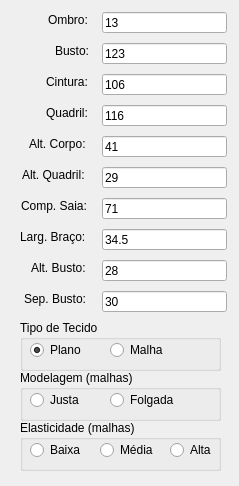
<?xml version="1.0" encoding="UTF-8"?>
<ui version="4.0">
 <class>Form</class>
 <widget class="QWidget" name="Form">
  <property name="geometry">
   <rect>
    <x>0</x>
    <y>0</y>
    <width>239</width>
    <height>486</height>
   </rect>
  </property>
  <property name="minimumSize">
   <size>
    <width>239</width>
    <height>486</height>
   </size>
  </property>
  <property name="windowTitle">
   <string>Form</string>
  </property>
  <widget class="QLabel" name="label">
   <property name="geometry">
    <rect>
     <x>48</x>
     <y>12</y>
     <width>46</width>
     <height>16</height>
    </rect>
   </property>
   <property name="text">
    <string>Ombro:</string>
   </property>
  </widget>
  <widget class="QLineEdit" name="Ombro">
   <property name="geometry">
    <rect>
     <x>102</x>
     <y>12</y>
     <width>125</width>
     <height>21</height>
    </rect>
   </property>
   <property name="text">
    <string>13</string>
   </property>
  </widget>
  <widget class="QLabel" name="label">
   <property name="geometry">
    <rect>
     <x>55</x>
     <y>43</y>
     <width>39</width>
     <height>16</height>
    </rect>
   </property>
   <property name="text">
    <string>Busto:</string>
   </property>
  </widget>
  <widget class="QLineEdit" name="Busto">
   <property name="geometry">
    <rect>
     <x>102</x>
     <y>43</y>
     <width>125</width>
     <height>21</height>
    </rect>
   </property>
   <property name="text">
    <string>123</string>
   </property>
  </widget>
  <widget class="QLabel" name="label">
   <property name="geometry">
    <rect>
     <x>46</x>
     <y>74</y>
     <width>48</width>
     <height>16</height>
    </rect>
   </property>
   <property name="text">
    <string>Cintura:</string>
   </property>
  </widget>
  <widget class="QLineEdit" name="Cintura">
   <property name="geometry">
    <rect>
     <x>102</x>
     <y>74</y>
     <width>125</width>
     <height>21</height>
    </rect>
   </property>
   <property name="text">
    <string>106</string>
   </property>
  </widget>
  <widget class="QLabel" name="label">
   <property name="geometry">
    <rect>
     <x>46</x>
     <y>105</y>
     <width>48</width>
     <height>16</height>
    </rect>
   </property>
   <property name="text">
    <string>Quadril:</string>
   </property>
  </widget>
  <widget class="QLineEdit" name="Quadril">
   <property name="geometry">
    <rect>
     <x>102</x>
     <y>105</y>
     <width>125</width>
     <height>21</height>
    </rect>
   </property>
   <property name="text">
    <string>116</string>
   </property>
  </widget>
  <widget class="QLabel" name="label">
   <property name="geometry">
    <rect>
     <x>29</x>
     <y>136</y>
     <width>65</width>
     <height>16</height>
    </rect>
   </property>
   <property name="text">
    <string>Alt. Corpo:</string>
   </property>
  </widget>
  <widget class="QLineEdit" name="AltCorpo">
   <property name="geometry">
    <rect>
     <x>102</x>
     <y>136</y>
     <width>125</width>
     <height>21</height>
    </rect>
   </property>
   <property name="text">
    <string>41</string>
   </property>
  </widget>
  <widget class="QLabel" name="label">
   <property name="geometry">
    <rect>
     <x>22</x>
     <y>167</y>
     <width>72</width>
     <height>16</height>
    </rect>
   </property>
   <property name="text">
    <string>Alt. Quadril:</string>
   </property>
  </widget>
  <widget class="QLineEdit" name="AltQuadril">
   <property name="geometry">
    <rect>
     <x>102</x>
     <y>167</y>
     <width>125</width>
     <height>21</height>
    </rect>
   </property>
   <property name="text">
    <string>29</string>
   </property>
  </widget>
  <widget class="QLabel" name="label">
   <property name="geometry">
    <rect>
     <x>21</x>
     <y>198</y>
     <width>73</width>
     <height>16</height>
    </rect>
   </property>
   <property name="text">
    <string>Comp. Saia:</string>
   </property>
  </widget>
  <widget class="QLineEdit" name="CompSaia">
   <property name="geometry">
    <rect>
     <x>102</x>
     <y>198</y>
     <width>125</width>
     <height>21</height>
    </rect>
   </property>
   <property name="text">
    <string>71</string>
   </property>
  </widget>
  <widget class="QLabel" name="label">
   <property name="geometry">
    <rect>
     <x>20</x>
     <y>229</y>
     <width>74</width>
     <height>16</height>
    </rect>
   </property>
   <property name="text">
    <string>Larg. Braço:</string>
   </property>
  </widget>
  <widget class="QLineEdit" name="LargBraco">
   <property name="geometry">
    <rect>
     <x>102</x>
     <y>229</y>
     <width>125</width>
     <height>21</height>
    </rect>
   </property>
   <property name="text">
    <string>34.5</string>
   </property>
  </widget>
  <widget class="QLabel" name="label">
   <property name="geometry">
    <rect>
     <x>31</x>
     <y>260</y>
     <width>63</width>
     <height>16</height>
    </rect>
   </property>
   <property name="text">
    <string>Alt. Busto:</string>
   </property>
  </widget>
  <widget class="QLineEdit" name="AltBusto">
   <property name="geometry">
    <rect>
     <x>102</x>
     <y>260</y>
     <width>125</width>
     <height>21</height>
    </rect>
   </property>
   <property name="text">
    <string>28</string>
   </property>
  </widget>
  <widget class="QLabel" name="label">
   <property name="geometry">
    <rect>
     <x>24</x>
     <y>291</y>
     <width>70</width>
     <height>16</height>
    </rect>
   </property>
   <property name="text">
    <string>Sep. Busto:</string>
   </property>
  </widget>
  <widget class="QLineEdit" name="SepBusto">
   <property name="geometry">
    <rect>
     <x>102</x>
     <y>291</y>
     <width>125</width>
     <height>21</height>
    </rect>
   </property>
   <property name="text">
    <string>30</string>
   </property>
  </widget>
  <widget class="QGroupBox" name="Tecido">
   <property name="enabled">
    <bool>true</bool>
   </property>
   <property name="geometry">
    <rect>
     <x>20</x>
     <y>320</y>
     <width>201</width>
     <height>51</height>
    </rect>
   </property>
   <property name="title">
    <string>Tipo de Tecido</string>
   </property>
   <property name="checkable">
    <bool>false</bool>
   </property>
   <widget class="QRadioButton" name="Plano">
    <property name="geometry">
     <rect>
      <x>10</x>
      <y>20</y>
      <width>100</width>
      <height>20</height>
     </rect>
    </property>
    <property name="text">
     <string>Plano</string>
    </property>
    <property name="checked">
     <bool>true</bool>
    </property>
   </widget>
   <widget class="QRadioButton" name="Malha">
    <property name="geometry">
     <rect>
      <x>90</x>
      <y>20</y>
      <width>100</width>
      <height>20</height>
     </rect>
    </property>
    <property name="text">
     <string>Malha</string>
    </property>
   </widget>
  </widget>
  <widget class="QGroupBox" name="Modelagem">
   <property name="geometry">
    <rect>
     <x>20</x>
     <y>370</y>
     <width>201</width>
     <height>51</height>
    </rect>
   </property>
   <property name="title">
    <string>Modelagem (malhas)</string>
   </property>
   <widget class="QRadioButton" name="Justa">
    <property name="geometry">
     <rect>
      <x>10</x>
      <y>20</y>
      <width>100</width>
      <height>20</height>
     </rect>
    </property>
    <property name="text">
     <string>Justa</string>
    </property>
   </widget>
   <widget class="QRadioButton" name="Folgada">
    <property name="geometry">
     <rect>
      <x>90</x>
      <y>20</y>
      <width>100</width>
      <height>20</height>
     </rect>
    </property>
    <property name="text">
     <string>Folgada</string>
    </property>
   </widget>
  </widget>
  <widget class="QGroupBox" name="Elasticidade">
   <property name="geometry">
    <rect>
     <x>20</x>
     <y>420</y>
     <width>201</width>
     <height>51</height>
    </rect>
   </property>
   <property name="title">
    <string>Elasticidade (malhas)</string>
   </property>
   <widget class="QRadioButton" name="Baixa">
    <property name="geometry">
     <rect>
      <x>10</x>
      <y>20</y>
      <width>61</width>
      <height>20</height>
     </rect>
    </property>
    <property name="text">
     <string>Baixa</string>
    </property>
   </widget>
   <widget class="QRadioButton" name="Media">
    <property name="geometry">
     <rect>
      <x>80</x>
      <y>20</y>
      <width>61</width>
      <height>20</height>
     </rect>
    </property>
    <property name="text">
     <string>Média</string>
    </property>
   </widget>
   <widget class="QRadioButton" name="Alta">
    <property name="geometry">
     <rect>
      <x>150</x>
      <y>20</y>
      <width>100</width>
      <height>20</height>
     </rect>
    </property>
    <property name="text">
     <string>Alta</string>
    </property>
   </widget>
  </widget>
 </widget>
 <resources/>
 <connections/>
</ui>
